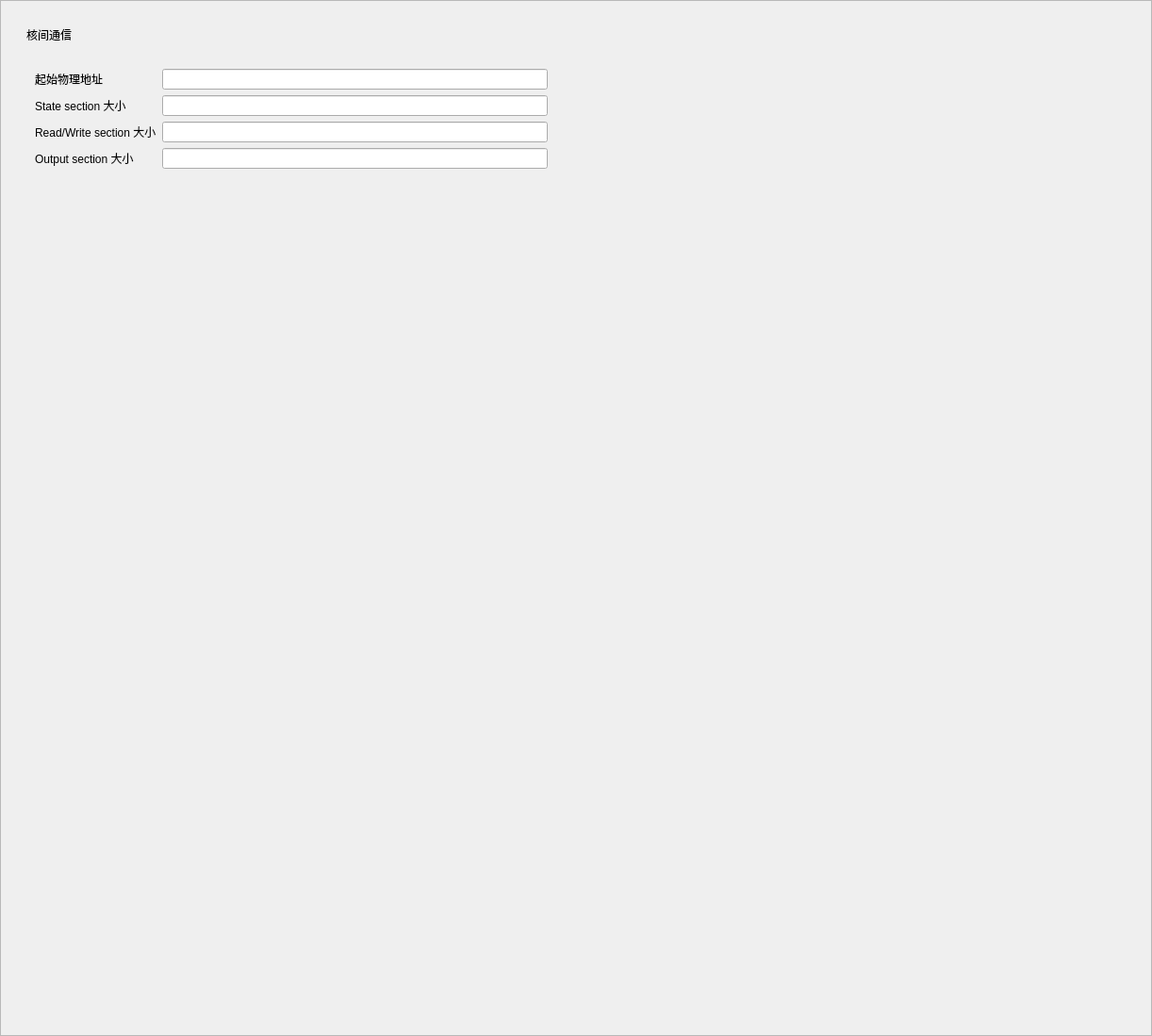
<?xml version="1.0" encoding="UTF-8"?>
<ui version="4.0">
 <class>IVShMemWidget</class>
 <widget class="QWidget" name="IVShMemWidget">
  <property name="geometry">
   <rect>
    <x>0</x>
    <y>0</y>
    <width>1222</width>
    <height>1099</height>
   </rect>
  </property>
  <property name="windowTitle">
   <string>Form</string>
  </property>
  <layout class="QVBoxLayout" name="verticalLayout_5">
   <property name="spacing">
    <number>0</number>
   </property>
   <property name="leftMargin">
    <number>0</number>
   </property>
   <property name="topMargin">
    <number>0</number>
   </property>
   <property name="rightMargin">
    <number>0</number>
   </property>
   <property name="bottomMargin">
    <number>0</number>
   </property>
   <item>
    <widget class="QScrollArea" name="scrollarea">
     <property name="sizePolicy">
      <sizepolicy hsizetype="Expanding" vsizetype="Preferred">
       <horstretch>0</horstretch>
       <verstretch>0</verstretch>
      </sizepolicy>
     </property>
     <property name="widgetResizable">
      <bool>true</bool>
     </property>
     <widget class="QWidget" name="scrollarea_content">
      <property name="geometry">
       <rect>
        <x>0</x>
        <y>0</y>
        <width>1220</width>
        <height>1097</height>
       </rect>
      </property>
      <layout class="QVBoxLayout" name="verticalLayout_2">
       <property name="spacing">
        <number>0</number>
       </property>
       <property name="leftMargin">
        <number>0</number>
       </property>
       <property name="topMargin">
        <number>0</number>
       </property>
       <property name="rightMargin">
        <number>0</number>
       </property>
       <property name="bottomMargin">
        <number>0</number>
       </property>
       <item>
        <widget class="QFrame" name="frame_main">
         <property name="frameShape">
          <enum>QFrame::NoFrame</enum>
         </property>
         <property name="frameShadow">
          <enum>QFrame::Raised</enum>
         </property>
         <layout class="QHBoxLayout" name="horizontalLayout">
          <item>
           <widget class="QFrame" name="frame_left">
            <property name="sizePolicy">
             <sizepolicy hsizetype="Expanding" vsizetype="Preferred">
              <horstretch>0</horstretch>
              <verstretch>0</verstretch>
             </sizepolicy>
            </property>
            <property name="frameShape">
             <enum>QFrame::NoFrame</enum>
            </property>
            <property name="frameShadow">
             <enum>QFrame::Raised</enum>
            </property>
            <layout class="QVBoxLayout" name="verticalLayout_3">
             <item>
              <widget class="QFrame" name="frame_ivsm">
               <property name="frameShape">
                <enum>QFrame::NoFrame</enum>
               </property>
               <property name="frameShadow">
                <enum>QFrame::Raised</enum>
               </property>
               <layout class="QVBoxLayout" name="verticalLayout">
                <property name="spacing">
                 <number>0</number>
                </property>
                <property name="leftMargin">
                 <number>0</number>
                </property>
                <property name="topMargin">
                 <number>0</number>
                </property>
                <property name="rightMargin">
                 <number>0</number>
                </property>
                <property name="bottomMargin">
                 <number>0</number>
                </property>
                <item>
                 <widget class="QFrame" name="frame_ivsm_title">
                  <property name="sizePolicy">
                   <sizepolicy hsizetype="Preferred" vsizetype="Fixed">
                    <horstretch>0</horstretch>
                    <verstretch>0</verstretch>
                   </sizepolicy>
                  </property>
                  <property name="frameShape">
                   <enum>QFrame::NoFrame</enum>
                  </property>
                  <property name="frameShadow">
                   <enum>QFrame::Raised</enum>
                  </property>
                  <layout class="QHBoxLayout" name="horizontalLayout_2">
                   <item>
                    <widget class="QLabel" name="label_ivsm">
                     <property name="sizePolicy">
                      <sizepolicy hsizetype="Preferred" vsizetype="Fixed">
                       <horstretch>0</horstretch>
                       <verstretch>0</verstretch>
                      </sizepolicy>
                     </property>
                     <property name="text">
                      <string>核间通信</string>
                     </property>
                    </widget>
                   </item>
                  </layout>
                 </widget>
                </item>
                <item>
                 <widget class="QFrame" name="frame_ivsm_content">
                  <property name="frameShape">
                   <enum>QFrame::NoFrame</enum>
                  </property>
                  <property name="frameShadow">
                   <enum>QFrame::Raised</enum>
                  </property>
                  <layout class="QVBoxLayout" name="verticalLayout_4">
                   <item>
                    <widget class="QFrame" name="frame_ivsm_values">
                     <property name="frameShape">
                      <enum>QFrame::NoFrame</enum>
                     </property>
                     <property name="frameShadow">
                      <enum>QFrame::Raised</enum>
                     </property>
                     <layout class="QGridLayout" name="gridLayout">
                      <item row="0" column="0">
                       <widget class="QLabel" name="label">
                        <property name="text">
                         <string>起始物理地址</string>
                        </property>
                       </widget>
                      </item>
                      <item row="1" column="0">
                       <widget class="QLabel" name="label_2">
                        <property name="text">
                         <string>State section 大小</string>
                        </property>
                       </widget>
                      </item>
                      <item row="3" column="0">
                       <widget class="QLabel" name="label_4">
                        <property name="text">
                         <string>Output section 大小</string>
                        </property>
                       </widget>
                      </item>
                      <item row="2" column="0">
                       <widget class="QLabel" name="label_3">
                        <property name="text">
                         <string>Read/Write section 大小</string>
                        </property>
                       </widget>
                      </item>
                      <item row="0" column="1">
                       <widget class="QLineEdit" name="lineedit_ivshmem_phy"/>
                      </item>
                      <item row="1" column="1">
                       <widget class="QLineEdit" name="lineedit_ivshmem_state_size"/>
                      </item>
                      <item row="2" column="1">
                       <widget class="QLineEdit" name="lineedit_ivshmem_rw_size"/>
                      </item>
                      <item row="3" column="1">
                       <widget class="QLineEdit" name="lineedit_ivshmem_out_size"/>
                      </item>
                     </layout>
                    </widget>
                   </item>
                  </layout>
                 </widget>
                </item>
               </layout>
              </widget>
             </item>
            </layout>
           </widget>
          </item>
          <item>
           <widget class="QFrame" name="frame_right">
            <property name="sizePolicy">
             <sizepolicy hsizetype="Expanding" vsizetype="Preferred">
              <horstretch>0</horstretch>
              <verstretch>0</verstretch>
             </sizepolicy>
            </property>
            <property name="frameShape">
             <enum>QFrame::NoFrame</enum>
            </property>
            <property name="frameShadow">
             <enum>QFrame::Raised</enum>
            </property>
           </widget>
          </item>
         </layout>
        </widget>
       </item>
       <item>
        <spacer name="verticalSpacer">
         <property name="orientation">
          <enum>Qt::Vertical</enum>
         </property>
         <property name="sizeHint" stdset="0">
          <size>
           <width>20</width>
           <height>40</height>
          </size>
         </property>
        </spacer>
       </item>
      </layout>
     </widget>
    </widget>
   </item>
  </layout>
 </widget>
 <resources/>
 <connections/>
</ui>
